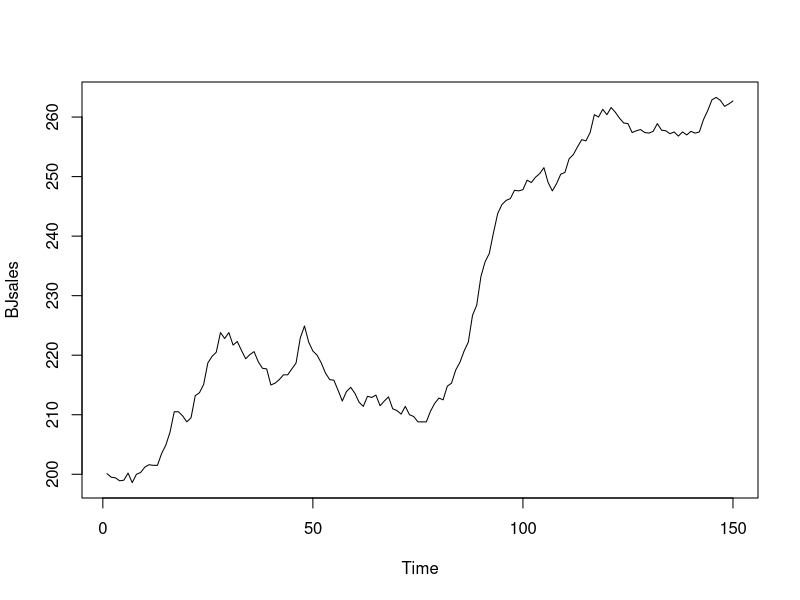
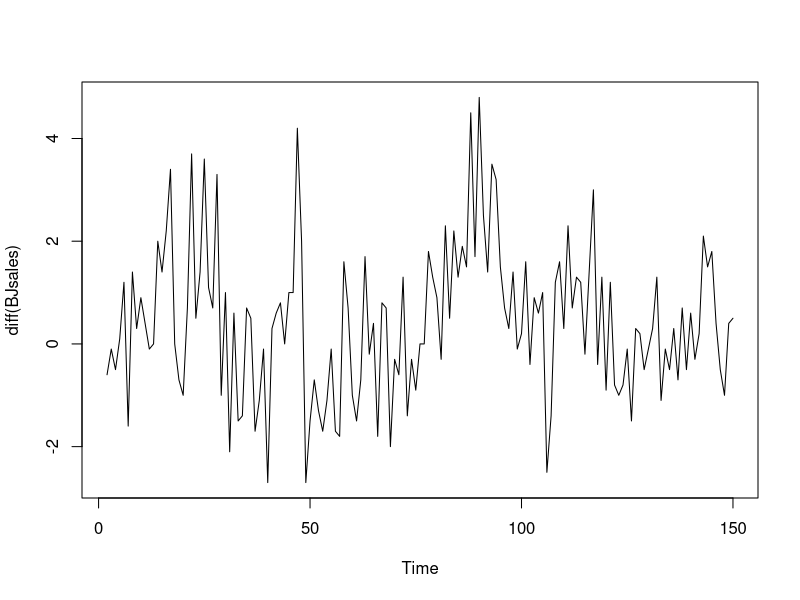
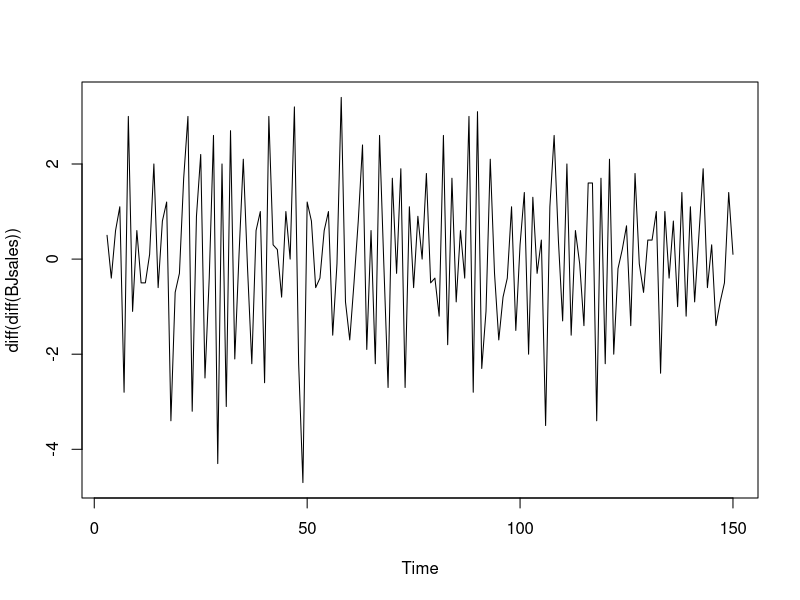

Generate these figures, in order, with R: (Note: this script raises an error after producing the figures.)
data(BJsales)
plot.ts(BJsales)
plot(diff(BJsales))
plot(diff(diff(BJsales)))

Box.test(diff(diff(BJsales)), lag = log(length(diff(diff(number_of_births)))))

pacf(diff(diff(BJsales)), main='PACF of differenced data')
acf(diff(diff(BJsales)), main='ACF of differenced data')

d=2
for(p in 1:4){
  for(q in 1:2){
    if(p+d+q<=6){
      model<-arima(x=BJsales, order = c((p-1),d,(q-1)))
      pval<-Box.test(model$residuals, lag=log(length(model$residuals)))
      sse<-sum(model$residuals^2)
      cat(p-1,d,q-1, 'AIC=', model$aic, ' SSE=',sse,' p-VALUE=', pval$p.value,'\n')
    }
  }
}

d=2
for(p in 1:4){
  for(q in 1:2){
    if(p+d+q<=6){
      model<-arima(x=BJsales, order = c((p-1),d,(q-1)))
      pval<-Box.test(model$residuals, lag=log(length(model$residuals)))
      sse<-sum(model$residuals^2)
      cat(p-1,d,q-1, 'AIC=', model$aic, ' SSE=',sse,' p-VALUE=', pval$p.value,'\n')
    }
  }
}
d=2
for(p in 1:4){
  for(q in 1:2){
    if(p+d+q<=6){
      model<-arima(x=BJsales, order = c((p-1),d,(q-1)))
      pval<-Box.test(model$residuals, lag=log(length(model$residuals)))
      sse<-sum(model$residuals^2)
      cat(p-1,d,q-1, 'AIC=', model$aic, ' SSE=',sse,' p-VALUE=', pval$p.value,'\n')
    }
  }
}
